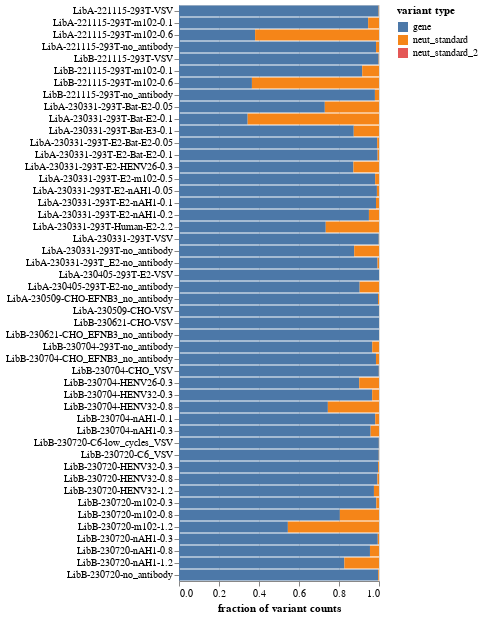

Source (notebook cell):
### Markdown cell above
Plot fraction of all counts that are to each type of target:

### Code cell
target_fracs = (
    variants.variant_count_df.groupby(["sample", "library", "target"])
    .aggregate(total_counts=pd.NamedAgg("count", "sum"))
    .assign(
        frac_counts=lambda x: (
            x["total_counts"]
            / x.groupby(["sample", "library"])["total_counts"].transform("sum")
        )
    )
    .drop(columns="total_counts")
    .reset_index()
    .merge(barcode_runs, validate="many_to_one")
)

target_selection = alt.selection_point(fields=["target"], bind="legend")

target_fracs_chart = (
    alt.Chart(target_fracs)
    .encode(
        x=alt.X("frac_counts", title="fraction of variant counts"),
        y=alt.Y("sample", title=None, sort=samples),
        color=alt.Color(
            "target",
            title="variant type",
            scale=alt.Scale(domain=target_fracs["target"].unique()),
        ),
        tooltip=[
            alt.Tooltip(c, format=".3g") if c == "frac_counts" else c
            for c in target_fracs.columns
        ],
    )
    .mark_bar()
    .properties(width=200, height=alt.Step(12))
    .configure_axis(labelLimit=500)
    .add_params(*selections, target_selection)
    .transform_filter(target_selection)
)
for selection in selections:
    target_fracs_chart = target_fracs_chart.transform_filter(selection)

target_fracs_chart

### Figure 1 — Vega-Lite specification as saved in the notebook (floating-point values rounded to 4 significant figures; data arrays with more than 128 entries replaced by an {"elided": "..."} marker saying what was removed)
{"config": {"view": {"continuousWidth": 300, "continuousHeight": 300}, "axis": {"labelLimit": 500}}, "data": {"name": "data-81f69c71630c9c54356bf7b1f94aab02"}, "mark": {"type": "bar"}, "encoding": {"color": {"field": "target", "scale": {"domain": ["gene", "neut_standard", "neut_standard_2"]}, "title": "variant type", "type": "nominal"}, "tooltip": [{"field": "sample", "type": "nominal"}, {"field": "library", "type": "nominal"}, {"field": "target", "type": "nominal"}, {"field": "frac_counts", "format": ".3g", "type": "quantitative"}, {"field": "date", "type": "nominal"}], "x": {"field": "frac_counts", "title": "fraction of variant counts", "type": "quantitative"}, "y": {"field": "sample", "sort": ["LibA-221115-293T-VSV", "LibA-221115-293T-m102-0.1", "LibA-221115-293T-m102-0.6", "LibA-221115-293T-no_antibody", "LibB-221115-293T-VSV", "LibB-221115-293T-m102-0.1", "LibB-221115-293T-m102-0.6", "LibB-221115-293T-no_antibody", "LibA-230331-293T-Bat-E2-0.05", "LibA-230331-293T-Bat-E2-0.1", "LibA-230331-293T-Bat-E3-0.1", "LibA-230331-293T-E2-Bat-E2-0.05", "LibA-230331-293T-E2-Bat-E2-0.1", "LibA-230331-293T-E2-HENV26-0.3", "LibA-230331-293T-E2-m102-0.5", "LibA-230331-293T-E2-nAH1-0.05", "LibA-230331-293T-E2-nAH1-0.1", "LibA-230331-293T-E2-nAH1-0.2", "LibA-230331-293T-Human-E2-2.2", "LibA-230331-293T-VSV", "LibA-230331-293T-no_antibody", "LibA-230331-293T_E2-no_antibody", "LibA-230405-293T-E2-VSV", "LibA-230405-293T-E2-no_antibody", "LibA-230509-CHO-EFNB3_no_antibody", "LibA-230509-CHO-VSV", "LibB-230621-CHO-VSV", "LibB-230621-CHO_EFNB3_no_antibody", "LibB-230704-293T-no_antibody", "LibB-230704-CHO_EFNB3_no_antibody", "LibB-230704-CHO_VSV", "LibB-230704-HENV26-0.3", "LibB-230704-HENV32-0.3", "LibB-230704-HENV32-0.8", "LibB-230704-nAH1-0.1", "LibB-230704-nAH1-0.3", "LibB-230720-C6-low_cycles_VSV", "LibB-230720-C6_VSV", "LibB-230720-HENV32-0.3", "LibB-230720-HENV32-0.8", "LibB-230720-HENV32-1.2", "LibB-230720-m102-0.3", "LibB-230720-m102-0.8", "LibB-230720-m102-1.2", "LibB-230720-nAH1-0.3", "LibB-230720-nAH1-0.8", "LibB-230720-nAH1-1.2", "LibB-230720-no_antibody"], "title": null, "type": "nominal"}}, "height": {"step": 12}, "params": [{"name": "param_1", "select": {"type": "point", "fields": ["library"]}, "bind": {"input": "select", "options": [null, "LibA", "LibB"], "labels": ["all", "LibA", "LibB"], "name": "library"}}, {"name": "param_2", "select": {"type": "point", "fields": ["date"]}, "bind": {"input": "select", "options": [null, "2022-11-15", "2023-03-31", "2023-04-05", "2023-05-09", "2023-06-21", "2023-07-04", "2023-07-20"], "labels": ["all", "2022-11-15", "2023-03-31", "2023-04-05", "2023-05-09", "2023-06-21", "2023-07-04", "2023-07-20"], "name": "date"}}, {"name": "param_5", "select": {"type": "point", "fields": ["target"]}, "bind": "legend"}], "transform": [{"filter": {"param": "param_5"}}, {"filter": {"param": "param_1"}}, {"filter": {"param": "param_2"}}], "width": 200, "$schema": "https://vega.github.io/schema/vega-lite/v5.8.0.json", "datasets": {"data-81f69c71630c9c54356bf7b1f94aab02": {"elided": "144 records"}}}
